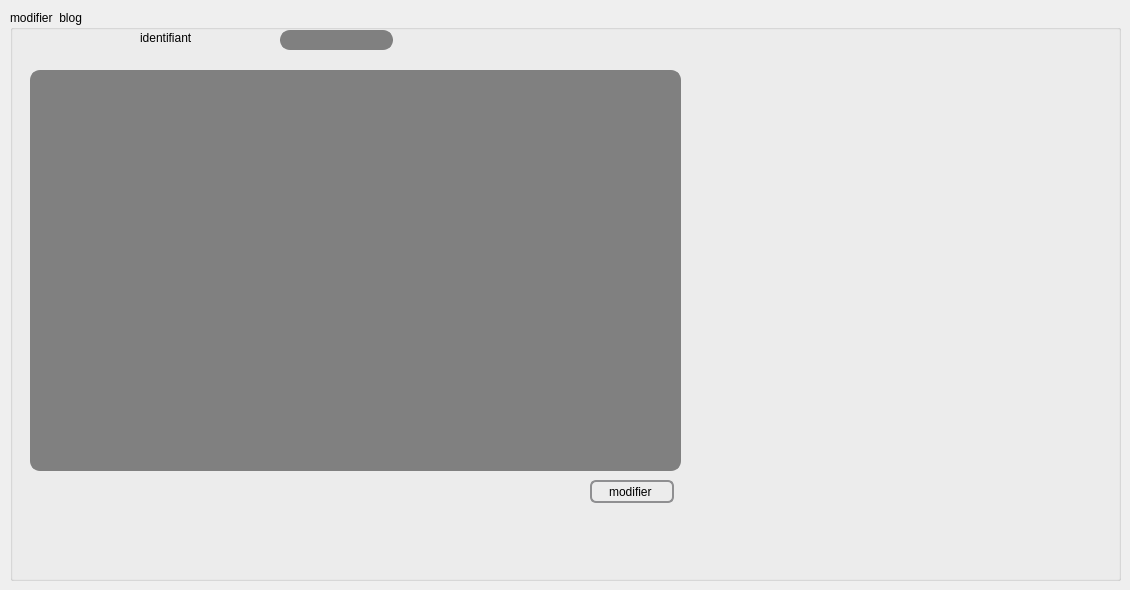
      <widget class="QWidget" name="tab_29">
       <attribute name="title">
        <string>modifier blog</string>
       </attribute>
       <widget class="QGroupBox" name="groupBox_32">
        <property name="geometry">
         <rect>
          <x>10</x>
          <y>10</y>
          <width>1111</width>
          <height>571</height>
         </rect>
        </property>
        <property name="styleSheet">
         <string notr="true">QGroupBox {
    background-color: qlineargradient(x1: 0, y1: 0, x2: 0, y2: 1,
                                      stop: 0 #E0E0E0, stop: 1 #FFFFFF);
    border: 2px solid gray;
    border-radius: 5px;
    margin-top: 1ex; /* leave space at the top for the title */
}

QGroupBox::title {
    subcontrol-origin: margin;
    subcontrol-position: top center; /* position at the top center */
    padding: 0 3px;
    background-color: qlineargradient(x1: 0, y1: 0, x2: 0, y2: 1,
                                      stop: 0 #FF0ECE, stop: 1 #FFFFFF);
}font: 25 8pt &quot;Footlight MT Light&quot;;</string>
        </property>
        <property name="title">
         <string>modifier  blog </string>
        </property>
        <widget class="QLabel" name="label_142">
         <property name="geometry">
          <rect>
           <x>130</x>
           <y>20</y>
           <width>131</width>
           <height>16</height>
          </rect>
         </property>
         <property name="styleSheet">
          <string notr="true">font: 25 15pt &quot;Footlight MT Light&quot;;</string>
         </property>
         <property name="text">
          <string>identifiant</string>
         </property>
        </widget>
        <widget class="QLineEdit" name="id_blog_modifier">
         <property name="geometry">
          <rect>
           <x>270</x>
           <y>20</y>
           <width>113</width>
           <height>20</height>
          </rect>
         </property>
         <property name="styleSheet">
          <string notr="true">QLineEdit {
    border: 2px solid gray;
    border-radius: 10px;
    padding: 0 8px;
    background: grey;
    selection-background-color: darkgray;
}
</string>
         </property>
        </widget>
        <widget class="QPushButton" name="modifier_blog">
         <property name="geometry">
          <rect>
           <x>580</x>
           <y>470</y>
           <width>84</width>
           <height>23</height>
          </rect>
         </property>
         <property name="styleSheet">
          <string notr="true">QPushButton {
    border: 2px solid #8f8f91;
    border-radius: 6px;
    background-color: qlineargradient(x1: 0, y1: 0, x2: 0, y2: 1,
                                      stop: 0 #f6f7fa, stop: 1 #dadbde);
    min-width: 80px;
}

QPushButton:pressed {
    background-color: qlineargradient(x1: 0, y1: 0, x2: 0, y2: 1,
                                      stop: 0 #dadbde, stop: 1 #f6f7fa);
}

QPushButton:flat {
    border: none; /* no border for a flat push button */
}

QPushButton:default {
    border-color: navy; /* make the default button prominent */
}</string>
         </property>
         <property name="text">
          <string>modifier </string>
         </property>
         <property name="icon">
          <iconset resource="imagee.qrc">
           <normaloff>:/pics/verifier.png</normaloff>:/pics/verifier.png</iconset>
         </property>
        </widget>
        <widget class="QLineEdit" name="text_blog_2">
         <property name="geometry">
          <rect>
           <x>20</x>
           <y>60</y>
           <width>651</width>
           <height>401</height>
          </rect>
         </property>
         <property name="styleSheet">
          <string notr="true">QLineEdit {
    border: 2px solid gray;
    border-radius: 10px;
    padding: 0 8px;
    background: grey;
    selection-background-color: darkgray;
}
</string>
         </property>
        </widget>
        <widget class="QLabel" name="label_152">
         <property name="geometry">
          <rect>
           <x>750</x>
           <y>190</y>
           <width>201</width>
           <height>131</height>
          </rect>
         </property>
         <property name="styleSheet">
          <string notr="true">image: url(:/couv.jpg);</string>
         </property>
         <property name="text">
          <string/>
         </property>
        </widget>
        <widget class="QLabel" name="label_153">
         <property name="geometry">
          <rect>
           <x>840</x>
           <y>330</y>
           <width>121</width>
           <height>141</height>
          </rect>
         </property>
         <property name="styleSheet">
          <string notr="true">image: url(:/chev4.jpg);</string>
         </property>
         <property name="text">
          <string/>
         </property>
        </widget>
        <widget class="QLabel" name="label_154">
         <property name="geometry">
          <rect>
           <x>730</x>
           <y>60</y>
           <width>251</width>
           <height>121</height>
          </rect>
         </property>
         <property name="styleSheet">
          <string notr="true">image: url(:/chev3.jpg);</string>
         </property>
         <property name="text">
          <string/>
         </property>
        </widget>
        <widget class="QLabel" name="label_155">
         <property name="geometry">
          <rect>
           <x>710</x>
           <y>330</y>
           <width>181</width>
           <height>141</height>
          </rect>
         </property>
         <property name="styleSheet">
          <string notr="true">image: url(:/chev2.jpg);</string>
         </property>
         <property name="text">
          <string/>
         </property>
        </widget>
       </widget>
      </widget>
